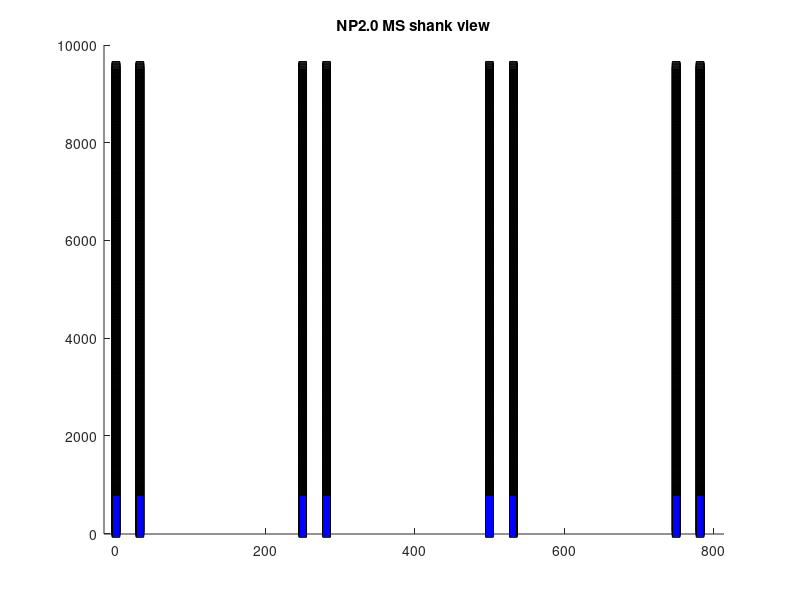

This figure's MATLAB source:
function nptype24_imro

% Build imro tables for some useful four shank combinations;
% also plot that selection.
%
% Output is saved in the directory where this script is run.
%
% patternType = 0 all sites on "shankChoice" starting from "botRow", 0-448
% patternType = 1 horizontal stripe of 96-channel height across all four
%                   shanks starting from "botRow", valid values = 0-592


patternType = 1;
shankChoice = 2;   % 0-3, needed for patternType 0
botRow =  0;     
refElec = 0;     % 0 for external, 1-4 for tip reference on shank 0-3


shank = zeros(384,1,'single');
bank = zeros(384,1,'single');
elecInd = zeros(384,1,'single');
chans = zeros(384,1,'int32');

chans(:,1) = 0:383; % 384 channels
bMapOK = 1;

switch patternType
    
    case 0
        %make a map with all sites on one shank, starting from electrode row n
        nameStr = sprintf( 'NPtype24_shank%d_botRow%d_ref%d', shankChoice, botRow, refElec );
        shank = shank + shankChoice;
        elecInd = botRow*2:(botRow*2 + 383);
        for i = 1:numel(elecInd)
            [bank(i), chans(i)] = ElecToChan( shank(i), elecInd(i) );
        end
        
    case 1
        %horizontal stripe of 2 channel blocks (96 sites) across all four shanks
        shElecInd = (botRow*2:(botRow*2 + 96)); %these are the electrode indices on each shank
        nameStr = sprintf( 'NPtype24_hStripe_botRow%d_ref%d', botRow, refElec );
        %loop over shanks; for each, calculate the channels that correspond
        %to these electrode indices       
        nE = 96; %electrodes in pattern per shank
        for sI = 0:3
            for i = 1:nE
                gEInd = sI*nE + i; % current electrode index for whole probe, plus one for MATLAB
                elecInd(gEInd) = shElecInd(i); % electrode index in whole selected set
                shank(gEInd) = sI;
                [bank(gEInd), chans(gEInd)] = ElecToChan( sI, elecInd(gEInd) );
                %fprintf("%d,%d,%d\n", bank(gEInd), chans(gEInd), elecInd(gEInd) );
            end
        end   
        
    otherwise
        fprintf('unknown pattern type\n');
        return;
end

%warn if there are duplicate channels
for i = 1:384
    if sum( chans(1:i-1)==chans(i) ) > 0
        fprintf( "duplicate channels => impossible map\n" );
        bMapOK = 0;
    end
end

if bMapOK
    %open a new file wherever we are
    fileName = [nameStr,'.imro'];
    nmID = fopen(fileName,'w');

    [chans,sortI] = sort(chans);
    bank = int32(bank(sortI));
    shank = int32(shank(sortI));
    elecInd = elecInd(sortI);

    % imro table
    % print first entry, specifying probe type and number of channels
    fprintf(nmID,'(%d,%d)', 24, 384);
    for i = 1:numel(chans)
        fprintf(nmID,'(%d %d %d %d %d)', chans(i), shank(i), bank(i), refElec, elecInd(i) );
    end
    fprintf(nmID, '\n');

    fclose(nmID);

    % make a plot of all the electrode positions
    [~,~,~] = PlotElec24(shank, bank, chans, elecInd);
end

end

function [ chans, chanPos, chanShank ] = PlotElec24( shank, bank, chans, elecInd )

    % NP 2.0 MS (4 shank), probe type 24 electrode positions
    nElec = 1280;   %per shank; pattern repeats for the four shanks
    vSep = 15;      % in um
    hSep = 32;

    elecPos = zeros(nElec, 2);   

    elecPos(1:2:end,1) = 0;                %sites 0,2,4...
    elecPos(2:2:end,1) =  hSep;            %sites 1,3,5...

    % fill in y values        
    viHalf = (0:(nElec/2-1))';                %row numbers
    elecPos(1:2:end,2) = viHalf * vSep;       %sites 0,2,4...
    elecPos(2:2:end,2) = elecPos(1:2:end,2);  %sites 1,3,5...

    chanPos = elecPos(elecInd+1,:);
    chanShank = shank;
    
    % make a plot of all the electrode positions
    figure(1)
    shankSep = 250;
    for sI = 0:3
        cc = find(shank == sI);
        scatter( shankSep*sI + elecPos(:,1), elecPos(:,2), 30, 'k', 'square' ); hold on;
        scatter( shankSep*sI + chanPos(cc,1), chanPos(cc,2), 20, 'b', 'square', 'filled' ); hold on; 
    end
    xlim([-16,3*shankSep+64]);
    ylim([-10,10000]);
    title('NP2.0 MS shank view');
    hold off;
    
end

function [bank, chan] = ElecToChan( shank, elecInd )

%electrode to channel map
elecMap = zeros(4,8,'single');
elecMap(1,:) = [0,2,4,6,5,7,1,3];
elecMap(2,:) = [1,3,5,7,4,6,0,2];
elecMap(3,:) = [4,6,0,2,1,3,5,7];
elecMap(4,:) = [5,7,1,3,0,2,4,6];

bank = floor(elecInd/384);

%which block within the bank?
blockID = floor((elecInd - bank*384)/48);

%which channel within the block?
subBlockInd = mod((elecInd - bank*384), 48);

%get the channel number for that shank, bank, and block combo
chan = 48*elecMap(shank+1, blockID+1) + subBlockInd; 

end